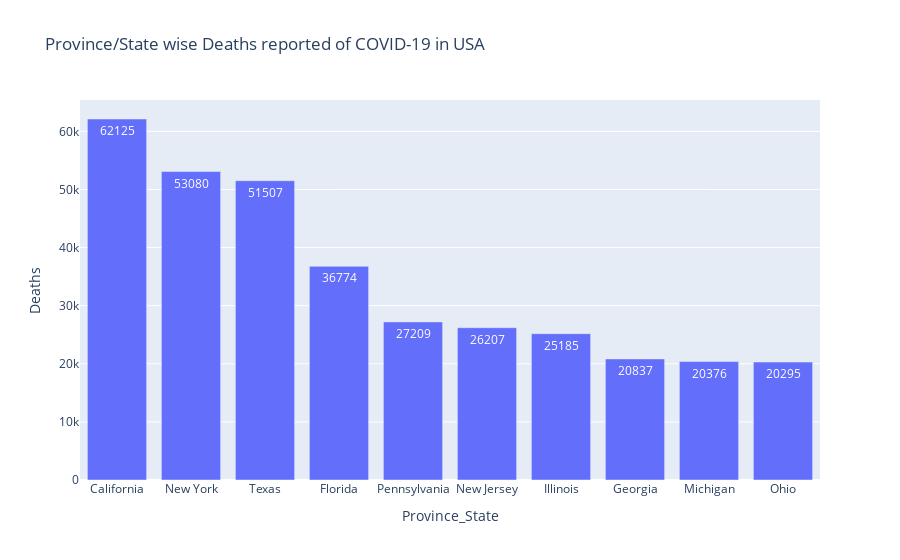

The notebook cell this image was saved under:
### Code cell
us_data = covid_data[covid_data['Country_Region']=='US'].drop(['Country_Region','Lat', 'Long_'], axis=1)
us_data = us_data.groupby(['Province_State'])['Deaths'].sum().nlargest(10).reset_index()
us_data_death = us_data[us_data['Deaths'] > 0]
state_fig = px.bar(us_data_death, x='Province_State', y='Deaths', title='Province/State wise Deaths reported of COVID-19 in USA', text='Deaths')
state_fig.show()

### Figure 1 — Plotly figure (JSON) as saved in the notebook; plotly's stock layout.template omitted (floating-point values rounded to 4 significant figures)
{"data": [{"alignmentgroup": "True", "hovertemplate": "Province_State=%{x}<br>Deaths=%{text}<extra></extra>", "legendgroup": "", "marker": {"color": "#636efa", "pattern": {"shape": ""}}, "name": "", "offsetgroup": "", "orientation": "v", "showlegend": false, "text": [62125, 53080, 51507, 36774, 27209, 26207, 25185, 20837, 20376, 20295], "textposition": "auto", "type": "bar", "x": ["California", "New York", "Texas", "Florida", "Pennsylvania", "New Jersey", "Illinois", "Georgia", "Michigan", "Ohio"], "xaxis": "x", "y": [62125, 53080, 51507, 36774, 27209, 26207, 25185, 20837, 20376, 20295], "yaxis": "y"}], "layout": {"barmode": "relative", "legend": {"tracegroupgap": 0}, "title": {"text": "Province/State wise Deaths reported of COVID-19 in USA"}, "xaxis": {"anchor": "y", "domain": [0, 1], "title": {"text": "Province_State"}}, "yaxis": {"anchor": "x", "domain": [0, 1], "title": {"text": "Deaths"}}}}
